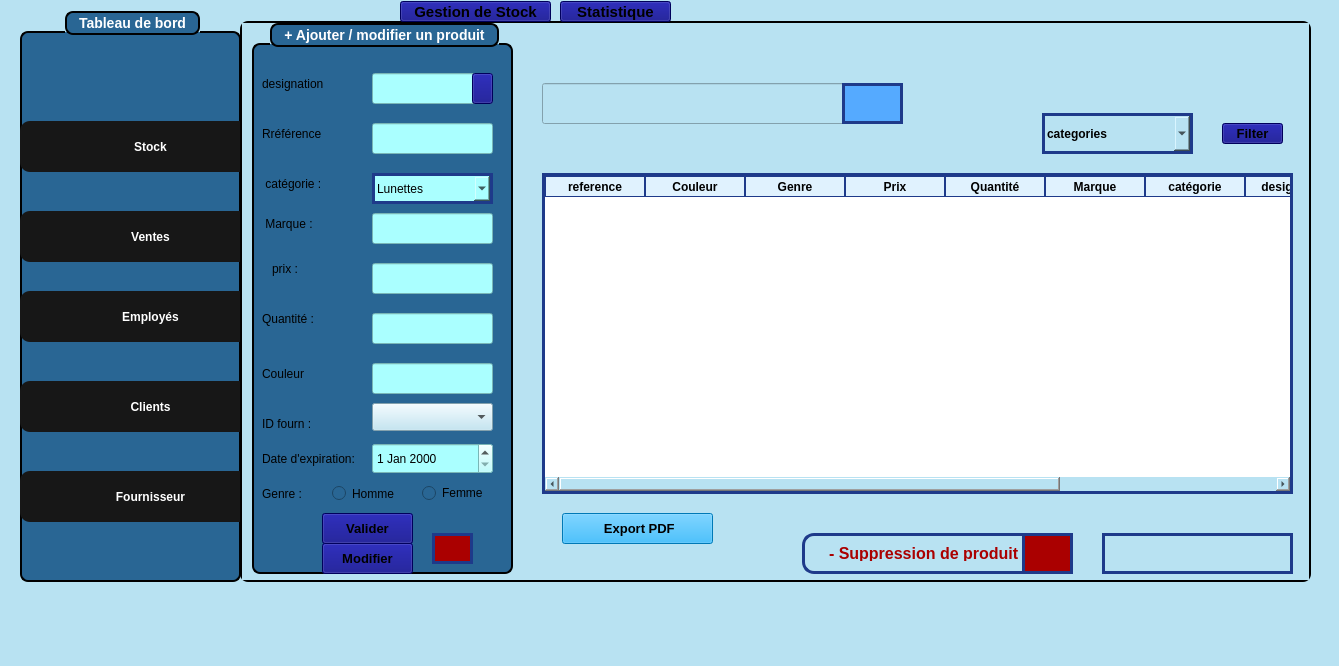
<?xml version="1.0" encoding="UTF-8"?>
<ui version="4.0">
 <class>MainWindow</class>
 <widget class="QMainWindow" name="MainWindow">
  <property name="geometry">
   <rect>
    <x>0</x>
    <y>0</y>
    <width>1339</width>
    <height>666</height>
   </rect>
  </property>
  <property name="windowTitle">
   <string>MainWindow</string>
  </property>
  <property name="styleSheet">
   <string notr="true">background-color: #B8E2F2

</string>
  </property>
  <widget class="QWidget" name="centralwidget">
   <widget class="QWidget" name="layoutWidget">
    <property name="geometry">
     <rect>
      <x>20</x>
      <y>0</y>
      <width>1301</width>
      <height>591</height>
     </rect>
    </property>
    <layout class="QHBoxLayout" name="horizontalLayout">
     <item>
      <widget class="QWidget" name="widget_2" native="true">
       <property name="maximumSize">
        <size>
         <width>16777215</width>
         <height>589</height>
        </size>
       </property>
       <widget class="QWidget" name="widget" native="true">
        <property name="geometry">
         <rect>
          <x>-10</x>
          <y>-20</y>
          <width>1311</width>
          <height>631</height>
         </rect>
        </property>
        <widget class="QGroupBox" name="groupBox_2">
         <property name="geometry">
          <rect>
           <x>10</x>
           <y>30</y>
           <width>221</width>
           <height>571</height>
          </rect>
         </property>
         <property name="styleSheet">
          <string notr="true">QGroupBox {
    background-color: rgb(41, 102, 148);   /* blue background */
    border: 2px solid black;               /* black border, 2px wide */
    border-radius: 8px;                    /* rounded corners */
    margin-top: 20px;                      /* space for the title */
    color: white;                          /* title text color */
    font-weight: bold;
    font-size: 14px;
}

QGroupBox::title {
 border: 2px solid black;               /* black border, 2px wide */
    border-radius: 8px;     
background-color: rgb(41, 102, 148);
    subcontrol-origin: margin;
    subcontrol-position: top center;       /* title centered */
    padding: 2px 10px;
}</string>
         </property>
         <property name="title">
          <string>Tableau de bord</string>
         </property>
         <widget class="QPushButton" name="pushButton_6">
          <property name="geometry">
           <rect>
            <x>0</x>
            <y>110</y>
            <width>261</width>
            <height>51</height>
           </rect>
          </property>
          <property name="styleSheet">
           <string notr="true">#pushButton_6 {
    font-family: Arial, Helvetica, sans-serif;
    font-weight: bold;
    color: white;
    background-color: #171717;
    padding: 10px 20px;
    border: none;
    border-radius: 10px;
}

#pushButton_6:hover {
    background-color: #0c66ed; /* hover effect */
}

#pushButton_6:pressed {
    background-color: #094bb0; /* pressed effect */
}

</string>
          </property>
          <property name="text">
           <string>Stock</string>
          </property>
         </widget>
         <widget class="QPushButton" name="pushButton_8">
          <property name="geometry">
           <rect>
            <x>0</x>
            <y>200</y>
            <width>261</width>
            <height>51</height>
           </rect>
          </property>
          <property name="styleSheet">
           <string notr="true">#pushButton_8 {
    font-family: Arial, Helvetica, sans-serif;
    font-weight: bold;
    color: white;
    background-color: #171717;
    padding: 10px 20px;
    border: none;
    border-radius: 10px;
}

#pushButton_8:hover {
    background-color: #0c66ed; /* hover effect */
}

#pushButton_8:pressed {
    background-color: #094bb0; /* pressed effect */
}
</string>
          </property>
          <property name="text">
           <string>Ventes</string>
          </property>
         </widget>
         <widget class="QPushButton" name="pushButton_10">
          <property name="geometry">
           <rect>
            <x>0</x>
            <y>280</y>
            <width>261</width>
            <height>51</height>
           </rect>
          </property>
          <property name="styleSheet">
           <string notr="true">#pushButton_10 {
    font-family: Arial, Helvetica, sans-serif;
    font-weight: bold;
    color: white;
    background-color: #171717;
    padding: 10px 20px;
    border: none;
    border-radius: 10px;
}

#pushButton_10:hover {
    background-color: #0c66ed; /* hover effect */
}

#pushButton_10:pressed {
    background-color: #094bb0; /* pressed effect */
}
</string>
          </property>
          <property name="text">
           <string>Employés</string>
          </property>
         </widget>
         <widget class="QPushButton" name="pushButton_11">
          <property name="geometry">
           <rect>
            <x>0</x>
            <y>370</y>
            <width>261</width>
            <height>51</height>
           </rect>
          </property>
          <property name="styleSheet">
           <string notr="true">#pushButton_11 {
    font-family: Arial, Helvetica, sans-serif;
    font-weight: bold;
    color: white;
    background-color: #171717;
    padding: 10px 20px;
    border: none;
    border-radius: 10px;
}

#pushButton_11:hover {
    background-color: #0c66ed; /* hover effect */
}

#pushButton_11:pressed {
    background-color: #094bb0; /* pressed effect */
}
</string>
          </property>
          <property name="text">
           <string>Clients</string>
          </property>
         </widget>
         <widget class="QPushButton" name="pushButton_13">
          <property name="geometry">
           <rect>
            <x>0</x>
            <y>460</y>
            <width>261</width>
            <height>51</height>
           </rect>
          </property>
          <property name="styleSheet">
           <string notr="true">#pushButton_13 {
    font-family: Arial, Helvetica, sans-serif;
    font-weight: bold;
    color: white;
    background-color: #171717;
    padding: 10px 20px;
    border: none;
    border-radius: 10px;
}

#pushButton_13:hover {
    background-color: #0c66ed; /* hover effect */
}

#pushButton_13:pressed {
    background-color: #094bb0; /* pressed effect */
}
</string>
          </property>
          <property name="text">
           <string>Fournisseur</string>
          </property>
         </widget>
        </widget>
        <widget class="QStackedWidget" name="travaille">
         <property name="geometry">
          <rect>
           <x>230</x>
           <y>40</y>
           <width>1071</width>
           <height>561</height>
          </rect>
         </property>
         <property name="styleSheet">
          <string notr="true">/* Static design for label_9 */
QLabel#label_9 {
    font-size: 16px;
    font-weight: bold;
    padding: 10px 20px;
    border: 1px solid #93C5FD; /* light blue border */
    border-radius: 12px;
    color: #aa0000;  /* text color */
    background-color: qlineargradient(
        x1:0, y1:0, x2:0, y2:1,
        stop:0 #BFDBFE,   /* very light blue top */
        stop:1 #93C5FD    /* soft sky blue bottom */
    );
}

/* Hover effect (static, QLabel hover works) */
QLabel#label_9:hover {
    background-color: qlineargradient(
        x1:0, y1:0, x2:0, y2:1,
        stop:0 #E0F2FE,   /* almost white-blue */
        stop:1 #BFDBFE
    );
}

/* Pressed effect (optional for QLabel, not clickable by default) */
QLabel#label_9:pressed {
    background-color: #93C5FD; /* flat light blue */
}
QStackedWidget#travaille {
    border: 2px solid black;
    border-radius: 8px; /* Optional: rounded corners */
}
</string>
         </property>
         <property name="currentIndex">
          <number>0</number>
         </property>
         <widget class="QWidget" name="page_3">
          <widget class="QLineEdit" name="lineEdit_6">
           <property name="geometry">
            <rect>
             <x>860</x>
             <y>510</y>
             <width>191</width>
             <height>41</height>
            </rect>
           </property>
           <property name="styleSheet">
            <string notr="true">  border: 3px solid #1E3A8A;
color: rgb(0, 0, 0);</string>
           </property>
           <property name="text">
            <string/>
           </property>
          </widget>
          <widget class="QTableWidget" name="tableWidget">
           <property name="geometry">
            <rect>
             <x>300</x>
             <y>150</y>
             <width>751</width>
             <height>321</height>
            </rect>
           </property>
           <property name="styleSheet">
            <string notr="true">QTableWidget {
    border: 3px solid #1E3A8A;   /* outer border */
    gridline-color: #1E3A8A;     /* inner cell lines */
    color: black;                /* text color inside cells */
    background-color: white;     /* cell background */
}

QHeaderView::section {
    border: 1px solid #1E3A8A;
    color: black;                /* header text color */
    background-color: #E0F2FE;   /* light blue header background */
    font-weight: bold;
}


</string>
           </property>
           <column>
            <property name="text">
             <string>reference</string>
            </property>
            <property name="font">
             <font>
              <pointsize>10</pointsize>
             </font>
            </property>
           </column>
           <column>
            <property name="text">
             <string>Couleur</string>
            </property>
           </column>
           <column>
            <property name="text">
             <string>Genre</string>
            </property>
           </column>
           <column>
            <property name="text">
             <string>Prix</string>
            </property>
           </column>
           <column>
            <property name="text">
             <string>Quantité</string>
            </property>
           </column>
           <column>
            <property name="text">
             <string>Marque</string>
            </property>
           </column>
           <column>
            <property name="text">
             <string>catégorie</string>
            </property>
           </column>
           <column>
            <property name="text">
             <string>designation</string>
            </property>
           </column>
           <column>
            <property name="text">
             <string>Date d'expiration</string>
            </property>
           </column>
           <column>
            <property name="text">
             <string>ID_FOUR</string>
            </property>
           </column>
          </widget>
          <widget class="QComboBox" name="comboBox">
           <property name="geometry">
            <rect>
             <x>800</x>
             <y>90</y>
             <width>151</width>
             <height>41</height>
            </rect>
           </property>
           <property name="font">
            <font>
             <bold>true</bold>
            </font>
           </property>
           <property name="whatsThis">
            <string>&lt;html&gt;&lt;head/&gt;&lt;body&gt;&lt;p&gt;&lt;br/&gt;&lt;/p&gt;&lt;/body&gt;&lt;/html&gt;</string>
           </property>
           <property name="styleSheet">
            <string notr="true">  border: 3px solid #1E3A8A;
color: rgb(0, 0, 0);</string>
           </property>
           <item>
            <property name="text">
             <string>categories</string>
            </property>
           </item>
           <item>
            <property name="text">
             <string>genre</string>
            </property>
           </item>
          </widget>
          <widget class="QPushButton" name="pushButton_5">
           <property name="geometry">
            <rect>
             <x>780</x>
             <y>510</y>
             <width>51</width>
             <height>41</height>
            </rect>
           </property>
           <property name="styleSheet">
            <string notr="true">border: 3px solid #1E3A8A;
background-color: rgb(170, 0, 0);</string>
           </property>
           <property name="text">
            <string/>
           </property>
           <property name="icon">
            <iconset theme="QIcon::ThemeIcon::EditDelete"/>
           </property>
          </widget>
          <widget class="QLabel" name="label_9">
           <property name="geometry">
            <rect>
             <x>560</x>
             <y>510</y>
             <width>271</width>
             <height>41</height>
            </rect>
           </property>
           <property name="styleSheet">
            <string notr="true">border: 3px solid #1E3A8A;</string>
           </property>
           <property name="text">
            <string>- Suppression de produit</string>
           </property>
          </widget>
          <widget class="QGroupBox" name="groupBox">
           <property name="geometry">
            <rect>
             <x>10</x>
             <y>0</y>
             <width>261</width>
             <height>551</height>
            </rect>
           </property>
           <property name="styleSheet">
            <string notr="true">QGroupBox {
    background-color: rgb(41, 102, 148);   /* blue background */
    border: 2px solid black;               /* black border, 2px wide */
    border-radius: 8px;                    /* rounded corners */
    margin-top: 20px;                      /* space for the title */
    color: white;                          /* title text color */
    font-weight: bold;
    font-size: 14px;
}

QGroupBox::title {
 border: 2px solid black;               /* black border, 2px wide */
    border-radius: 8px;     
background-color: rgb(41, 102, 148);
    subcontrol-origin: margin;
    subcontrol-position: top center;       /* title centered */
    padding: 2px 10px;
}</string>
           </property>
           <property name="title">
            <string>+ Ajouter / modifier un produit</string>
           </property>
           <widget class="QLineEdit" name="lineEdit_des">
            <property name="geometry">
             <rect>
              <x>120</x>
              <y>50</y>
              <width>121</width>
              <height>31</height>
             </rect>
            </property>
            <property name="styleSheet">
             <string notr="true">color: rgb(0, 0, 0);

background-color: rgb(170, 255, 255);</string>
            </property>
            <property name="text">
             <string/>
            </property>
           </widget>
           <widget class="QLineEdit" name="lineEdit_3">
            <property name="geometry">
             <rect>
              <x>120</x>
              <y>100</y>
              <width>121</width>
              <height>31</height>
             </rect>
            </property>
            <property name="styleSheet">
             <string notr="true">
background-color: rgb(170, 255, 255);
color: rgb(0, 0, 0);</string>
            </property>
            <property name="text">
             <string/>
            </property>
           </widget>
           <widget class="QDateEdit" name="dateEdit">
            <property name="geometry">
             <rect>
              <x>120</x>
              <y>420</y>
              <width>121</width>
              <height>31</height>
             </rect>
            </property>
            <property name="styleSheet">
             <string notr="true">background-color: rgb(170, 255, 255);
color: rgb(0, 0, 0);</string>
            </property>
           </widget>
           <widget class="QPushButton" name="pushButton_2">
            <property name="geometry">
             <rect>
              <x>70</x>
              <y>490</y>
              <width>91</width>
              <height>31</height>
             </rect>
            </property>
            <property name="font">
             <font>
              <pointsize>10</pointsize>
              <bold>true</bold>
             </font>
            </property>
            <property name="styleSheet">
             <string notr="true">background-color: rgb(0, 0, 127);
</string>
            </property>
            <property name="text">
             <string>Valider</string>
            </property>
            <property name="icon">
             <iconset theme="QIcon::ThemeIcon::ListAdd"/>
            </property>
           </widget>
           <widget class="QLabel" name="label_2">
            <property name="geometry">
             <rect>
              <x>10</x>
              <y>280</y>
              <width>81</width>
              <height>31</height>
             </rect>
            </property>
            <property name="styleSheet">
             <string notr="true">background-color: rgb(41, 102, 148);
</string>
            </property>
            <property name="text">
             <string>Quantité :</string>
            </property>
           </widget>
           <widget class="QLabel" name="label_11">
            <property name="geometry">
             <rect>
              <x>10</x>
              <y>180</y>
              <width>71</width>
              <height>41</height>
             </rect>
            </property>
            <property name="styleSheet">
             <string notr="true">background-color: rgb(41, 102, 148);
</string>
            </property>
            <property name="text">
             <string> Marque :</string>
            </property>
           </widget>
           <widget class="QLabel" name="label_12">
            <property name="geometry">
             <rect>
              <x>10</x>
              <y>90</y>
              <width>81</width>
              <height>41</height>
             </rect>
            </property>
            <property name="styleSheet">
             <string notr="true">background-color: rgb(41, 102, 148);
</string>
            </property>
            <property name="text">
             <string>Rréférence</string>
            </property>
           </widget>
           <widget class="QLabel" name="label_13">
            <property name="geometry">
             <rect>
              <x>10</x>
              <y>330</y>
              <width>71</width>
              <height>41</height>
             </rect>
            </property>
            <property name="styleSheet">
             <string notr="true">background-color: rgb(41, 102, 148);
</string>
            </property>
            <property name="text">
             <string>Couleur</string>
            </property>
           </widget>
           <widget class="QLabel" name="label_14">
            <property name="geometry">
             <rect>
              <x>10</x>
              <y>450</y>
              <width>61</width>
              <height>41</height>
             </rect>
            </property>
            <property name="styleSheet">
             <string notr="true">background-color: rgb(41, 102, 148);
</string>
            </property>
            <property name="text">
             <string>Genre :</string>
            </property>
           </widget>
           <widget class="QLabel" name="label_15">
            <property name="geometry">
             <rect>
              <x>10</x>
              <y>40</y>
              <width>81</width>
              <height>41</height>
             </rect>
            </property>
            <property name="styleSheet">
             <string notr="true">background-color: rgb(41, 102, 148);
</string>
            </property>
            <property name="text">
             <string>designation</string>
            </property>
           </widget>
           <widget class="QLabel" name="label_16">
            <property name="geometry">
             <rect>
              <x>10</x>
              <y>420</y>
              <width>121</width>
              <height>31</height>
             </rect>
            </property>
            <property name="styleSheet">
             <string notr="true">background-color: rgb(41, 102, 148);
</string>
            </property>
            <property name="text">
             <string>Date d'expiration:</string>
            </property>
           </widget>
           <widget class="QLineEdit" name="lineEdit_7">
            <property name="geometry">
             <rect>
              <x>120</x>
              <y>190</y>
              <width>121</width>
              <height>31</height>
             </rect>
            </property>
            <property name="styleSheet">
             <string notr="true">
background-color: rgb(170, 255, 255);
color: rgb(0, 0, 0);</string>
            </property>
            <property name="text">
             <string/>
            </property>
           </widget>
           <widget class="QLineEdit" name="lineEdit_8">
            <property name="geometry">
             <rect>
              <x>120</x>
              <y>340</y>
              <width>121</width>
              <height>31</height>
             </rect>
            </property>
            <property name="styleSheet">
             <string notr="true">background-color: rgb(170, 255, 255);
color: rgb(0, 0, 0);</string>
            </property>
            <property name="text">
             <string/>
            </property>
           </widget>
           <widget class="QLineEdit" name="lineEdit_9">
            <property name="geometry">
             <rect>
              <x>120</x>
              <y>290</y>
              <width>121</width>
              <height>31</height>
             </rect>
            </property>
            <property name="styleSheet">
             <string notr="true">background-color: rgb(170, 255, 255);
color: rgb(0, 0, 0);</string>
            </property>
            <property name="text">
             <string/>
            </property>
           </widget>
           <widget class="QRadioButton" name="radioButton">
            <property name="geometry">
             <rect>
              <x>80</x>
              <y>460</y>
              <width>81</width>
              <height>21</height>
             </rect>
            </property>
            <property name="styleSheet">
             <string notr="true">color: rgb(0, 0, 0);
background-color: rgb(41, 102, 148);</string>
            </property>
            <property name="text">
             <string>Homme</string>
            </property>
           </widget>
           <widget class="QRadioButton" name="radioButton_2">
            <property name="geometry">
             <rect>
              <x>170</x>
              <y>460</y>
              <width>81</width>
              <height>20</height>
             </rect>
            </property>
            <property name="styleSheet">
             <string notr="true">background-color: rgb(41, 102, 148);
color: rgb(0, 0, 0);</string>
            </property>
            <property name="text">
             <string>Femme</string>
            </property>
           </widget>
           <widget class="QPushButton" name="pushButton_14">
            <property name="geometry">
             <rect>
              <x>180</x>
              <y>510</y>
              <width>41</width>
              <height>31</height>
             </rect>
            </property>
            <property name="styleSheet">
             <string notr="true">border: 3px solid #1E3A8A;
background-color: rgb(170, 0, 0);
</string>
            </property>
            <property name="text">
             <string/>
            </property>
            <property name="icon">
             <iconset theme="QIcon::ThemeIcon::EditClear"/>
            </property>
           </widget>
           <widget class="QLabel" name="label_34">
            <property name="geometry">
             <rect>
              <x>20</x>
              <y>230</y>
              <width>51</width>
              <height>31</height>
             </rect>
            </property>
            <property name="styleSheet">
             <string notr="true">background-color: rgb(41, 102, 148);
</string>
            </property>
            <property name="text">
             <string>prix :</string>
            </property>
           </widget>
           <widget class="QLineEdit" name="lineEdit_29">
            <property name="geometry">
             <rect>
              <x>120</x>
              <y>240</y>
              <width>121</width>
              <height>31</height>
             </rect>
            </property>
            <property name="styleSheet">
             <string notr="true">background-color: rgb(170, 255, 255);
color: rgb(0, 0, 0);</string>
            </property>
            <property name="text">
             <string/>
            </property>
           </widget>
           <widget class="QLabel" name="label_35">
            <property name="geometry">
             <rect>
              <x>10</x>
              <y>140</y>
              <width>71</width>
              <height>41</height>
             </rect>
            </property>
            <property name="styleSheet">
             <string notr="true">background-color: rgb(41, 102, 148);
</string>
            </property>
            <property name="text">
             <string> catégorie :</string>
            </property>
           </widget>
           <widget class="QComboBox" name="comboBox_2">
            <property name="geometry">
             <rect>
              <x>120</x>
              <y>150</y>
              <width>121</width>
              <height>31</height>
             </rect>
            </property>
            <property name="whatsThis">
             <string>&lt;html&gt;&lt;head/&gt;&lt;body&gt;&lt;p&gt;&lt;br/&gt;&lt;/p&gt;&lt;/body&gt;&lt;/html&gt;</string>
            </property>
            <property name="styleSheet">
             <string notr="true">  border: 3px solid #1E3A8A;
color: rgb(0, 0, 0);
background-color: rgb(170, 255, 255);</string>
            </property>
            <item>
             <property name="text">
              <string>Lunettes</string>
             </property>
            </item>
            <item>
             <property name="text">
              <string>Lentilles</string>
             </property>
            </item>
            <item>
             <property name="text">
              <string>Accessoires</string>
             </property>
            </item>
           </widget>
           <widget class="QPushButton" name="pushButton_16">
            <property name="geometry">
             <rect>
              <x>70</x>
              <y>520</y>
              <width>91</width>
              <height>31</height>
             </rect>
            </property>
            <property name="font">
             <font>
              <pointsize>10</pointsize>
              <bold>true</bold>
             </font>
            </property>
            <property name="styleSheet">
             <string notr="true">background-color: rgb(0, 0, 127);
</string>
            </property>
            <property name="text">
             <string>Modifier</string>
            </property>
            <property name="icon">
             <iconset theme="QIcon::ThemeIcon::MailMessageNew"/>
            </property>
           </widget>
           <widget class="QLabel" name="label_17">
            <property name="geometry">
             <rect>
              <x>10</x>
              <y>380</y>
              <width>71</width>
              <height>41</height>
             </rect>
            </property>
            <property name="styleSheet">
             <string notr="true">background-color: rgb(41, 102, 148);
</string>
            </property>
            <property name="text">
             <string>ID fourn :</string>
            </property>
           </widget>
           <widget class="QPushButton" name="pushButton_micro">
            <property name="geometry">
             <rect>
              <x>220</x>
              <y>50</y>
              <width>21</width>
              <height>31</height>
             </rect>
            </property>
            <property name="styleSheet">
             <string notr="true">background-color: rgb(0, 0, 127);</string>
            </property>
            <property name="text">
             <string/>
            </property>
            <property name="icon">
             <iconset theme="QIcon::ThemeIcon::AudioInputMicrophone"/>
            </property>
           </widget>
           <widget class="QComboBox" name="comboBox_idFour">
            <property name="geometry">
             <rect>
              <x>120</x>
              <y>380</y>
              <width>121</width>
              <height>28</height>
             </rect>
            </property>
           </widget>
           <zorder>lineEdit_des</zorder>
           <zorder>lineEdit_3</zorder>
           <zorder>pushButton_2</zorder>
           <zorder>label_2</zorder>
           <zorder>label_11</zorder>
           <zorder>label_12</zorder>
           <zorder>label_13</zorder>
           <zorder>label_14</zorder>
           <zorder>label_15</zorder>
           <zorder>label_16</zorder>
           <zorder>lineEdit_7</zorder>
           <zorder>lineEdit_8</zorder>
           <zorder>lineEdit_9</zorder>
           <zorder>radioButton</zorder>
           <zorder>radioButton_2</zorder>
           <zorder>pushButton_14</zorder>
           <zorder>label_34</zorder>
           <zorder>lineEdit_29</zorder>
           <zorder>label_35</zorder>
           <zorder>comboBox_2</zorder>
           <zorder>pushButton_16</zorder>
           <zorder>label_17</zorder>
           <zorder>dateEdit</zorder>
           <zorder>pushButton_micro</zorder>
           <zorder>comboBox_idFour</zorder>
          </widget>
          <widget class="QLineEdit" name="lineEdit_5">
           <property name="geometry">
            <rect>
             <x>300</x>
             <y>60</y>
             <width>361</width>
             <height>41</height>
            </rect>
           </property>
           <property name="styleSheet">
            <string notr="true">QLineEdit {
      border: 3px solid #1E3A8A;
      /* default border */
    border-radius: 12px;            /* rounded shape */
    padding: 6px 10px;
    background-color: #ffffff;
    color: black;
    font-size: 14px;
}

/* when focused */
QLineEdit:focus {
    border: 2px solid #2f2ee9;      /* highlight color */
    background-color: #f0f4ff;      /* light blue background on focus */
    font-weight: bold;              /* text bolder on focus */
}
color: rgb(0, 0, 0);</string>
           </property>
           <property name="text">
            <string/>
           </property>
          </widget>
          <widget class="QPushButton" name="pushButton">
           <property name="geometry">
            <rect>
             <x>600</x>
             <y>60</y>
             <width>61</width>
             <height>41</height>
            </rect>
           </property>
           <property name="styleSheet">
            <string notr="true">background-color: rgb(85, 170, 255);
  border: 3px solid #1E3A8A;
</string>
           </property>
           <property name="text">
            <string/>
           </property>
           <property name="icon">
            <iconset theme="QIcon::ThemeIcon::EditFind"/>
           </property>
          </widget>
          <widget class="QPushButton" name="pushButton_9">
           <property name="geometry">
            <rect>
             <x>980</x>
             <y>100</y>
             <width>61</width>
             <height>21</height>
            </rect>
           </property>
           <property name="font">
            <font>
             <pointsize>10</pointsize>
             <bold>true</bold>
            </font>
           </property>
           <property name="styleSheet">
            <string notr="true">background-color: rgb(0, 0, 127);
</string>
           </property>
           <property name="text">
            <string>Filter</string>
           </property>
          </widget>
          <widget class="QLabel" name="logoLabel">
           <property name="geometry">
            <rect>
             <x>990</x>
             <y>20</y>
             <width>60</width>
             <height>60</height>
            </rect>
           </property>
           <property name="minimumSize">
            <size>
             <width>50</width>
             <height>50</height>
            </size>
           </property>
           <property name="maximumSize">
            <size>
             <width>60</width>
             <height>60</height>
            </size>
           </property>
           <property name="styleSheet">
            <string notr="true">background-color: transparent;</string>
           </property>
           <property name="text">
            <string/>
           </property>
           <property name="pixmap">
            <pixmap resource="resources.qrc">:/images/logof.jpg</pixmap>
           </property>
           <property name="scaledContents">
            <bool>true</bool>
           </property>
           <property name="alignment">
            <set>Qt::AlignmentFlag::AlignCenter</set>
           </property>
          </widget>
          <widget class="QPushButton" name="pushButton_15">
           <property name="geometry">
            <rect>
             <x>320</x>
             <y>490</y>
             <width>151</width>
             <height>31</height>
            </rect>
           </property>
           <property name="font">
            <font>
             <pointsize>10</pointsize>
             <bold>true</bold>
            </font>
           </property>
           <property name="styleSheet">
            <string notr="true">background-color: rgb(0, 170, 255);
</string>
           </property>
           <property name="text">
            <string> Export PDF</string>
           </property>
           <property name="icon">
            <iconset theme="QIcon::ThemeIcon::Printer"/>
           </property>
          </widget>
          <zorder>lineEdit_6</zorder>
          <zorder>tableWidget</zorder>
          <zorder>comboBox</zorder>
          <zorder>label_9</zorder>
          <zorder>pushButton_5</zorder>
          <zorder>groupBox</zorder>
          <zorder>lineEdit_5</zorder>
          <zorder>pushButton_9</zorder>
          <zorder>pushButton</zorder>
          <zorder>logoLabel</zorder>
          <zorder>pushButton_15</zorder>
         </widget>
         <widget class="QWidget" name="page_4">
          <widget class="QLabel" name="label">
           <property name="geometry">
            <rect>
             <x>40</x>
             <y>40</y>
             <width>1001</width>
             <height>501</height>
            </rect>
           </property>
           <property name="text">
            <string/>
           </property>
          </widget>
          <widget class="QLabel" name="logoLabel_2">
           <property name="geometry">
            <rect>
             <x>1000</x>
             <y>0</y>
             <width>51</width>
             <height>50</height>
            </rect>
           </property>
           <property name="minimumSize">
            <size>
             <width>50</width>
             <height>50</height>
            </size>
           </property>
           <property name="maximumSize">
            <size>
             <width>60</width>
             <height>60</height>
            </size>
           </property>
           <property name="styleSheet">
            <string notr="true">background-color: transparent;</string>
           </property>
           <property name="text">
            <string/>
           </property>
           <property name="pixmap">
            <pixmap resource="resources.qrc">:/images/logof.jpg</pixmap>
           </property>
           <property name="scaledContents">
            <bool>true</bool>
           </property>
           <property name="alignment">
            <set>Qt::AlignmentFlag::AlignCenter</set>
           </property>
          </widget>
         </widget>
        </widget>
        <widget class="QPushButton" name="pushButton_7">
         <property name="geometry">
          <rect>
           <x>550</x>
           <y>20</y>
           <width>111</width>
           <height>21</height>
          </rect>
         </property>
         <property name="font">
          <font>
           <pointsize>11</pointsize>
           <bold>true</bold>
          </font>
         </property>
         <property name="styleSheet">
          <string notr="true">background-color: rgb(0, 0, 127);
</string>
         </property>
         <property name="text">
          <string>Statistique</string>
         </property>
        </widget>
        <widget class="QPushButton" name="pushButton_12">
         <property name="geometry">
          <rect>
           <x>390</x>
           <y>20</y>
           <width>151</width>
           <height>21</height>
          </rect>
         </property>
         <property name="font">
          <font>
           <pointsize>11</pointsize>
           <bold>true</bold>
          </font>
         </property>
         <property name="styleSheet">
          <string notr="true">background-color: rgb(0, 0, 127);
</string>
         </property>
         <property name="text">
          <string>Gestion de Stock</string>
         </property>
        </widget>
       </widget>
      </widget>
     </item>
    </layout>
   </widget>
  </widget>
  <widget class="QMenuBar" name="menubar">
   <property name="geometry">
    <rect>
     <x>0</x>
     <y>0</y>
     <width>1339</width>
     <height>25</height>
    </rect>
   </property>
  </widget>
  <widget class="QStatusBar" name="statusbar"/>
 </widget>
 <resources>
  <include location="resources.qrc"/>
 </resources>
 <connections/>
</ui>
